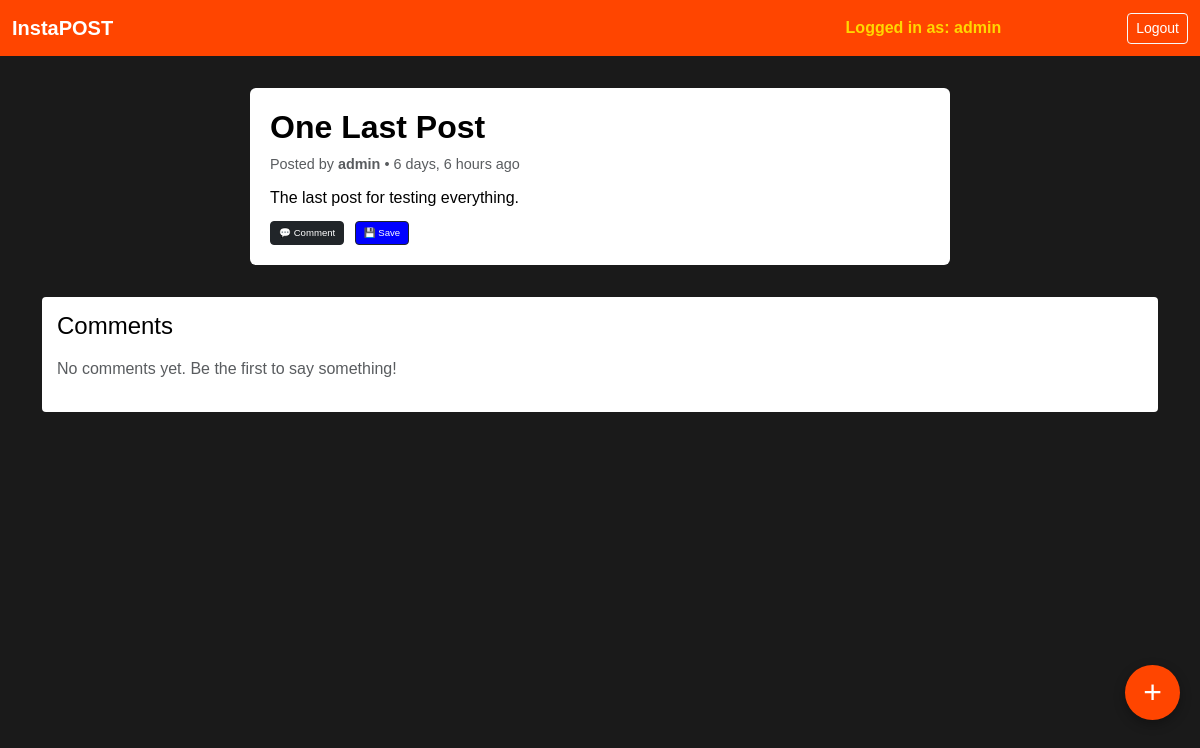
The app's page /posts/post/3 (signed in), older data.
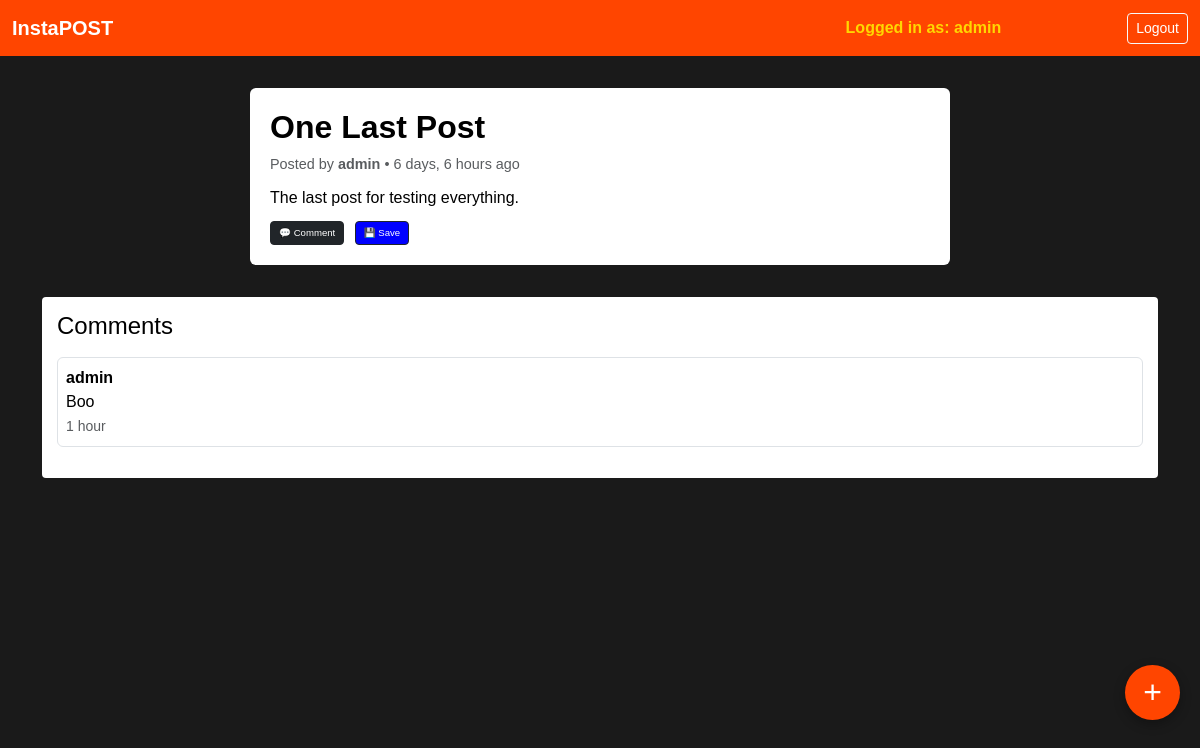
The same page, newer data.
### posts/models.py (models this page shows, shortened)
class Comment(models.Model):
    post = models.ForeignKey(Post, on_delete=models.CASCADE)
    user = models.ForeignKey(User, on_delete=models.CASCADE)
    content = models.CharField(max_length=500)
    created_on = models.DateTimeField(auto_now_add=True)

### posts/views.py (the view)
# urls.py: path('post/<int:pk>', PostDetailView.as_view(), name='post_detail'),
@method_decorator(login_required, name='dispatch')
class PostDetailView(DetailView):
    template_name = 'posts/post_detail.html'
    model = Post
    def get_context_data(self, **kwargs):
        context = super().get_context_data(**kwargs)
        post = Post.objects.get(id=self.kwargs['pk'])
        context['comments'] = Comment.objects.filter(post=post)
        return context

### templates/posts/post_detail.html (shortened to what this page needs)
{% extends "base.html" %}
{% load static %}
{% block css %}
<link rel="stylesheet" href="{% static 'posts/post_detail.css' %}">
<link rel="stylesheet" href="{% static 'posts/style.css' %}">
{% endblock css %}
{% block content %}
<div class="container">
  <div class="post-detail">
    <h2>{{ post.title|title }}</h2>
    <p class="text-muted" style="font-size: 0.9rem;">
      Posted by <strong>{{ post.user.username|truncatechars:10 }}</strong> • {{ post.created_on|timesince }} ago
    </p>
    <p>{{ post.content }}</p>
    {% if not post.user == request.user %}
    <div class="post-actions">
      <button class="btn btn-sm btn-success">👍 Like</button>
      <button class="btn btn-sm btn-danger">👎 Dislike</button>
      <a href="{% url 'add_comment' pk=post.id %}"><button class="btn btn-sm btn-dark">💬 Comment</button></a>
      <button class="btn btn-sm btn-dark save-btn" style="background-color: blue;" data-id="{{post.id}}">💾 Save</button>
    </div>
    {% else %}
    <div class="post-actions">
     <a href="{% url 'add_comment' pk=post.id %}"><button class="btn btn-sm btn-dark">💬 Comment</button></a>
      <button class="btn btn-sm btn-dark save-btn" style="background-color: blue;" data-id="{{post.id}}">💾 Save</button>
    </div>
    {% endif %}
  </div>
  <div class="comments-section mt-4">
    <h4>Comments</h4>
    {% if comments %}
      {% for comment in comments %}
        <div class="comment mb-3 p-2 border rounded">
          <strong>{{ comment.user.username }}</strong><br>
          {{ comment.content }}<br>
          <small class="text-muted">{{ comment.created_on|timesince }}</small>
        </div>
      {% endfor %}
    {% else %}
      <p class="text-muted">No comments yet. Be the first to say something!</p>
    {% endif %}
  </div>
</div>
<a href="{% url 'create_post' %}" class="fab-plus-btn">+</a>
{% endblock content %}

Row changes from the older to the newer data that the page shows:
added Comment: user.username "admin", content "Boo", created_on "1 hour"
Text that changed along with them:
text no longer shown: "No comments yet. Be the first to say something!"
